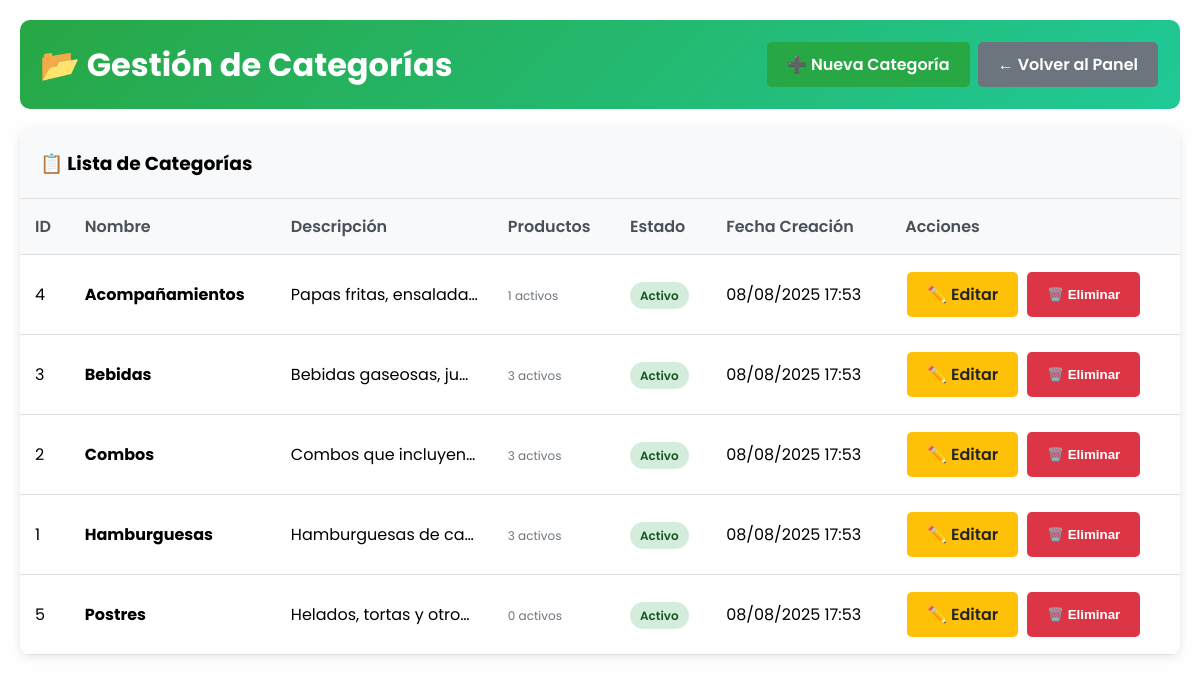
The app's page /admin/categorias/index.php (signed in) with its own data.
### tables this page shows
CREATE TABLE IF NOT EXISTS `categoria` (
  `ID_CATEGORIA` INT NOT NULL AUTO_INCREMENT,
  `NOMBRE` VARCHAR(100) NOT NULL,
  `DESCRIPCION` TEXT NULL,
  `ACTIVO` TINYINT NOT NULL DEFAULT 1,
  `FECHA_CREACION` TIMESTAMP NOT NULL DEFAULT CURRENT_TIMESTAMP,
  `FECHA_ACTUALIZACION` TIMESTAMP NULL ON UPDATE CURRENT_TIMESTAMP,
  PRIMARY KEY (`ID_CATEGORIA`),
  UNIQUE INDEX `NOMBRE_UNIQUE` (`NOMBRE` ASC));

### admin/categorias/index.php (the view, shortened to what this page needs)
<?php
$conexion = getConnection();
$query = "SELECT c.*,
          (SELECT COUNT(*) FROM producto WHERE ID_CATEGORIA = c.ID_CATEGORIA AND ACTIVO = 1) as productos_activos,
          (SELECT COUNT(*) FROM producto WHERE ID_CATEGORIA = c.ID_CATEGORIA) as total_productos
          FROM categoria c
          ORDER BY c.NOMBRE";
$result = $conexion->query($query);
?>
<!DOCTYPE html>
<html lang="es">
<head>
    <link rel="stylesheet" href="../../style.css">
</head>
<body>
    <div class="admin-container">
        <div class="admin-header">
            <h1>📂 Gestión de Categorías</h1>
            <div>
                <a href="registrar.php" class="btn btn-primary">➕ Nueva Categoría</a>
                <a href="../../plataforma.php" class="btn btn-secondary">← Volver al Panel</a>
            </div>
        </div>
        <div class="table-container">
            <h3 style="padding: 20px; margin: 0; background: #f8f9fa; border-bottom: 1px solid #ddd;">
                📋 Lista de Categorías
            </h3>
            <table>
                <thead>
                    <tr>
                        <th>ID</th>
                        <th>Nombre</th>
                        <th>Descripción</th>
                        <th>Productos</th>
                        <th>Estado</th>
                        <th>Fecha Creación</th>
                        <th>Acciones</th>
                    </tr>
                </thead>
                <tbody>
                    <?php if ($result->num_rows > 0): ?>
                        <?php while ($row = $result->fetch_assoc()): ?>
                            <tr>
                                <td><?php echo $row['ID_CATEGORIA']; ?></td>
                                <td><strong><?php echo htmlspecialchars($row['NOMBRE']); ?></strong></td>
                                <td class="description-cell">
                                    <?php echo !empty($row['DESCRIPCION']) ? htmlspecialchars($row['DESCRIPCION']) : '<em>Sin descripción</em>'; ?>
                                </td>
                                <td>
                                    <span class="productos-count">
                                        <?php echo $row['productos_activos']; ?> activos
                                    </span>
                                </td>
                                <td>
                                    <span class="status-badge <?php echo $row['ACTIVO'] ? 'status-activo' : 'status-inactivo'; ?>">
                                        <?php echo $row['ACTIVO'] ? 'Activo' : 'Inactivo'; ?>
                                    </span>
                                </td>
                                <td><?php echo date('d/m/Y H:i', strtotime($row['FECHA_CREACION'])); ?></td>
                                <td>
                                    <div class="actions">
                                        <a href="editar.php?id=<?php echo $row['ID_CATEGORIA']; ?>" class="btn btn-warning">
                                            ✏️ Editar
                                        </a>
                                        <?php if ($row['ACTIVO']): ?>
                                            <button class="btn btn-danger" onclick="eliminarCategoria(<?php echo $row['ID_CATEGORIA']; ?>, '<?php echo htmlspecialchars($row['NOMBRE']); ?>')">
                                                🗑️ Eliminar
                                            </button>
                                        <?php else: ?>
                                            <button class="btn btn-success" onclick="activarCategoria(<?php echo $row['ID_CATEGORIA']; ?>, '<?php echo htmlspecialchars($row['NOMBRE']); ?>')">
                                                ✅ Activar
                                            </button>
                                        <?php endif; ?>
                                    </div>
                                </td>
                            </tr>
                        <?php endwhile; ?>
                    <?php endif; ?>
                </tbody>
            </table>
        </div>
    </div>
</body>
</html>

### style.css (style rules this page uses)
* { margin: 0; padding: 0; box-sizing: border-box; text-decoration: none; list-style: none; }
html { scroll-behavior: smooth; }
body { font-family: 'poppins', sans-serif; background-color: #fefefe; }

### admin/categorias/index.php (style rules this page uses)
.admin-container { max-width: 1200px; margin: 0 auto; padding: 20px; }
.admin-header { background: linear-gradient(135deg, #28a745, #20c997); color: white; padding: 20px; border-radius: 10px; margin-bottom: 20px; display: flex; justify-content: space-between; align-items: center; }
.btn { display: inline-block; padding: 10px 20px; border-radius: 5px; text-decoration: none; font-weight: 600; transition: background 0.3s ease; border: none; cursor: pointer; margin: 2px; }
.btn-primary { background: #28a745; color: white; }
.btn-secondary { background: #6c757d; color: white; }
.btn-danger { background: #dc3545; color: white; }
.btn-warning { background: #ffc107; color: #212529; }
.table-container { background: white; border-radius: 10px; box-shadow: 0 2px 10px rgba(0,0,0,0.1); overflow: hidden; }
table { width: 100%; border-collapse: collapse; }
th, td { padding: 15px; text-align: left; border-bottom: 1px solid #ddd; }
th { background: #f8f9fa; font-weight: 600; color: #495057; }
.status-badge { padding: 5px 10px; border-radius: 15px; font-size: 12px; font-weight: 600; }
.status-activo { background: #d4edda; color: #155724; }
.productos-count { font-size: 12px; color: #6c757d; }
.actions { display: flex; gap: 5px; flex-wrap: wrap; }
.description-cell { max-width: 200px; overflow: hidden; text-overflow: ellipsis; white-space: nowrap; }

### records on screen
categoria: ID_CATEGORIA "4", NOMBRE "Acompañamientos", DESCRIPCION "Papas fritas, ensalada…", productos_activos "1", ACTIVO "Activo", FECHA_CREACION "08/08/2025 17:53"
categoria: ID_CATEGORIA "3", NOMBRE "Bebidas", DESCRIPCION "Bebidas gaseosas, ju…", productos_activos "3", ACTIVO "Activo", FECHA_CREACION "08/08/2025 17:53"
categoria: ID_CATEGORIA "2", NOMBRE "Combos", DESCRIPCION "Combos que incluyen…", productos_activos "3", ACTIVO "Activo", FECHA_CREACION "08/08/2025 17:53"
categoria: ID_CATEGORIA "1", NOMBRE "Hamburguesas", DESCRIPCION "Hamburguesas de ca…", productos_activos "3", ACTIVO "Activo", FECHA_CREACION "08/08/2025 17:53"
categoria: ID_CATEGORIA "5", NOMBRE "Postres", DESCRIPCION "Helados, tortas y otro…", productos_activos "0", ACTIVO "Activo", FECHA_CREACION "08/08/2025 17:53"
